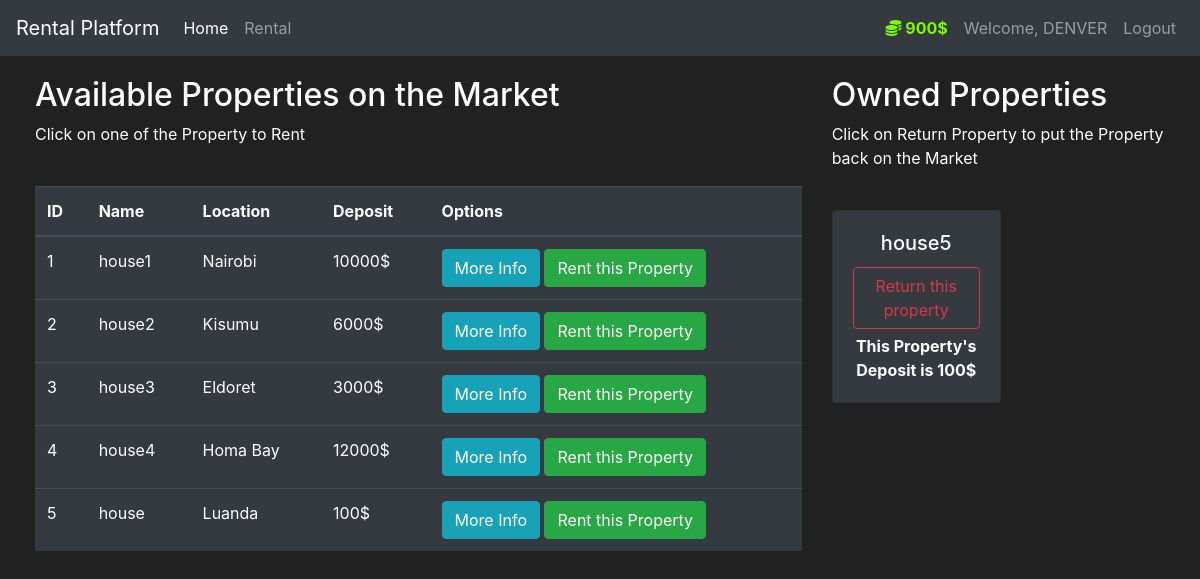
The page /rental (signed in) on the database its author committed.
### rental/models.py (models this page shows, shortened)
class User(db.Model, UserMixin):
    id = db.Column(db.Integer(), primary_key=True)
    username = db.Column(db.String(length=30), nullable=False, unique=True)
    email_address = db.Column(db.String(length=50), nullable=False, unique=True)
    password_hash = db.Column(db.String(length=60), nullable=False)
    budget = db.Column(db.Integer(), nullable=False, default=1000)
    items = db.relationship('Item', backref='owned_user', lazy=True)
    @property
    def prettier_budget(self):
        if len(str(self.budget)) >= 4:
            return f'{str(self.budget)[:-3]},{str(self.budget)[-3:]}$'
        else:
            return f"{self.budget}$"
    @property
    def password(self):
        return self.password

class Item(db.Model):
    id = db.Column(db.Integer(), primary_key=True)
    name = db.Column(db.String(length=30), nullable=False, unique=True)
    price = db.Column(db.Integer(), nullable=False)
    location = db.Column(db.String(length=50), nullable=False)
    description = db.Column(db.String(length=1024), nullable=False, unique=True)
    owner = db.Column(db.Integer(), db.ForeignKey('user.id'))

### rental/routes.py (the view, shortened to what this page needs)
@app.route('/rental', methods=['GET', 'POST'])
@login_required
def rental_page():
    purchase_form = PurchaseItemForm()
    selling_form = SellItemForm()
    if request.method == "GET":
        items = Item.query.filter_by(owner=None)
        owned_items = Item.query.filter_by(owner=current_user.id)
        return render_template('rental.html', items=items, purchase_form=purchase_form, owned_items=owned_items, selling_form=selling_form)

### rental/models.py (called while the page is built)
@login_manager.user_loader
def load_user(user_id):
    return User.query.get(int(user_id))

### rental/templates/rental.html (shortened to what this page needs)
{% extends 'base.html' %}
{% block content %}
<div class="row" style="margin-top:20px; margin-left:20px">
   <div class="col-8">
       <h2>Available Properties on the Market</h2>
       <p>Click on one of the Property to Rent</p>
       <br>
      <table class="table table-hover table-dark">
         <thead>
            <tr>
               <th scope="col">ID</th>
               <th scope="col">Name</th>
               <th scope="col">Location</th>
               <th scope="col">Deposit</th>
               <th scope="col">Options</th>
            </tr>
         </thead>
         <tbody>
            {% for item in items %}
            <tr>
               <td>{{ item.id }}</td>
               <td>{{ item.name }}</td>
               <td>{{ item.location }}</td>
               <td>{{ item.price }}$</td>
               <td>
                  <button class="btn btn-outline btn-info" data-toggle="modal" data-target="#Modal-MoreInfo-{{ item.id }}">More Info</button>
                  <button class="btn btn-outline btn-success" data-toggle="modal" data-target="#Modal-PurchaseConfirm-{{ item.id }}">Rent this Property</button>
               </td>
            </tr>
            {% endfor %}
         </tbody>
      </table>
   </div>
   <div class="col-4">
        <h2>Owned Properties</h2>
        <p>Click on Return Property to put the Property back on the Market</p>
        <br>
        <div class="row">
           {% for owned_item in owned_items %}
             <div class="col-md-6">
                 <div style="margin-bottom: 5px" class="card text-center bg-dark">
                      <div class="card-body">
                          <h5 class="card-title">{{ owned_item.name }}</h5>
                          <button type="button" class="btn btn-outline-danger" style="margin-bottom: 5px"
                                  data-toggle="modal" data-target="#Modal-SellingConfirm-{{ owned_item.id }}">
                              Return this property
                          </button>
                          <p class="card-text"><strong>
                              This Property's Deposit is {{ owned_item.price }}$
                          </strong></p>
                      </div>
                  </div>
             </div>
           {% endfor %}
        </div>
   </div>
</div>
{% endblock %}

### rental/templates/base.html (shortened to what this page needs)
<!doctype html>
<html lang="en">
   <head>
      <link rel="stylesheet" href="https://cdn.jsdelivr.net/npm/bootstrap@4.5.3/dist/css/bootstrap.min.css">
   </head>
   <body>
    <nav class="navbar navbar-expand-md navbar-dark bg-dark">
      <a class="navbar-brand" href="#">Rental Platform</a>
      <div class="collapse navbar-collapse" id="navbarNav">
        <ul class="navbar-nav mr-auto">
            <li class="nav-item active">
                <a class="nav-link" href="{{ url_for('home_page') }}">Home <span class="sr-only">(current)</span></a>
            </li>
            <li class="nav-item">
                <a class="nav-link" href="{{ url_for('rental_page') }}">Rental</a>
            </li>
        </ul>
          {% if current_user.is_authenticated %}
            <ul class="navbar-nav">
                <li class="nav-item">
                    <a class="nav-link" style="color: lawngreen; font-weight: bold">
                        <i class="fas fa-coins"></i>
                        {{ current_user.prettier_budget }}
                    </a>
                </li>
                <li class="nav-item">
                    <a class="nav-link">Welcome, {{ current_user.username }}</a>
                </li>
                <li class="nav-item">
                    <a class="nav-link" href="{{ url_for('logout_page') }}">Logout</a>
                </li>
            </ul>
          {% endif %}
      </div>
    </nav>
      {% block content %}
      {% endblock %}
   </body>
</html>

### rental/templates/base.html (style rules this page uses)
body { background-color: #212121; color: white }

### rows shown on the page
User: prettier_budget "900$", username "DENVER"
Item: id "1", name "house1", location "Nairobi", price "10000"
Item: id "2", name "house2", location "Kisumu", price "6000"
Item: id "3", name "house3", location "Eldoret", price "3000"
Item: id "4", name "house4", location "Homa Bay", price "12000"
Item: id "5", name "house", location "Luanda", price "100"
Item: name "house5", price "100"
